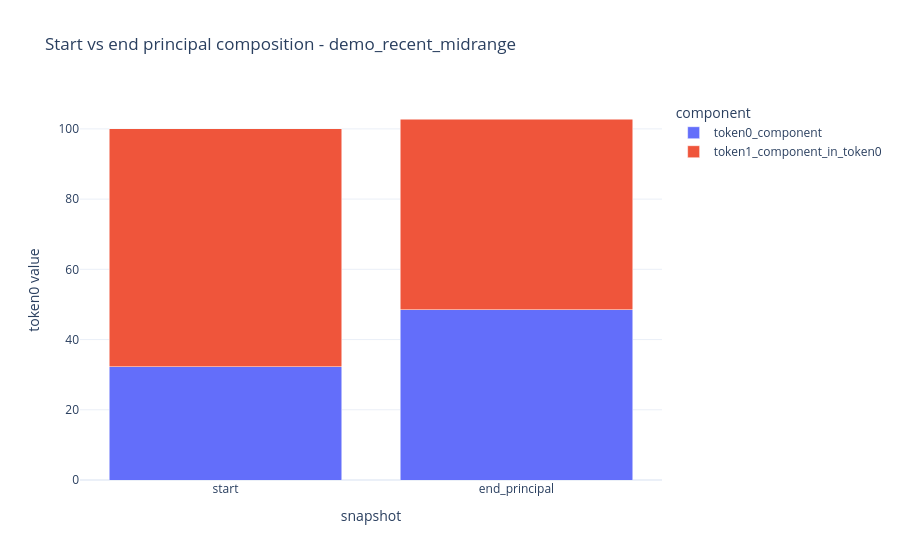

This figure's notebook cell:
### Code cell
composition_df = pd.DataFrame(
    [
        {
            "snapshot": "start",
            "token0_component": float(summary_row["initial_amount0"]),
            "token1_component_in_token0": float(summary_row["initial_amount1"] * summary_row["start_price"]),
        },
        {
            "snapshot": "end_principal",
            "token0_component": float(summary_row["end_amount0"]),
            "token1_component_in_token0": float(summary_row["end_amount1"] * summary_row["end_price"]),
        },
    ]
)
composition_long_df = composition_df.melt(id_vars="snapshot", var_name="component", value_name="value")
fig = px.bar(
    composition_long_df,
    x="snapshot",
    y="value",
    color="component",
    barmode="stack",
    title=f"Start vs end principal composition - {SCENARIO_ID}",
    template="plotly_white",
)
fig.update_layout(yaxis_title="token0 value")
fig.show()

### Figure 1 — Plotly figure (JSON) as saved in the notebook; plotly's stock layout.template omitted (floating-point values rounded to 4 significant figures)
{"data": [{"hovertemplate": "component=token0_component<br>snapshot=%{x}<br>value=%{y}<extra></extra>", "legendgroup": "token0_component", "marker": {"color": "#636efa", "pattern": {"shape": ""}}, "name": "token0_component", "orientation": "v", "showlegend": true, "textposition": "auto", "type": "bar", "x": ["start", "end_principal"], "xaxis": "x", "y": [32.28, 48.52], "yaxis": "y"}, {"hovertemplate": "component=token1_component_in_token0<br>snapshot=%{x}<br>value=%{y}<extra></extra>", "legendgroup": "token1_component_in_token0", "marker": {"color": "#EF553B", "pattern": {"shape": ""}}, "name": "token1_component_in_token0", "orientation": "v", "showlegend": true, "textposition": "auto", "type": "bar", "x": ["start", "end_principal"], "xaxis": "x", "y": [67.72, 54.3], "yaxis": "y"}], "layout": {"barmode": "stack", "legend": {"title": {"text": "component"}, "tracegroupgap": 0}, "title": {"text": "Start vs end principal composition - demo_recent_midrange"}, "xaxis": {"anchor": "y", "domain": [0, 1], "title": {"text": "snapshot"}}, "yaxis": {"anchor": "x", "domain": [0, 1], "title": {"text": "token0 value"}}}}
